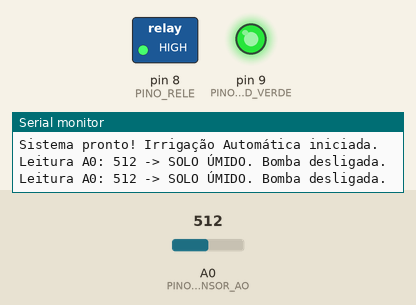
Bench run of a sketch on a simulated Arduino Uno, built with avr-gcc and run on an emulated ATmega328P. Shown: switched loads named in the sketch (green lamp = pin HIGH), output pins drawn as LEDs (lit = HIGH), the last lines printed to the serial monitor. The inputs (shaded band) are chosen by the test bench; at power-on: A0 (PINO_SENSOR_AO) = 512. Pins used as bus, display or sensor lines are not drawn.

Above: at 3.8 s.
3.9 s: A0 (PINO_SENSOR_AO) set to 687
7.8 s: A0 (PINO_SENSOR_AO) set to 718
At 10.1 s:
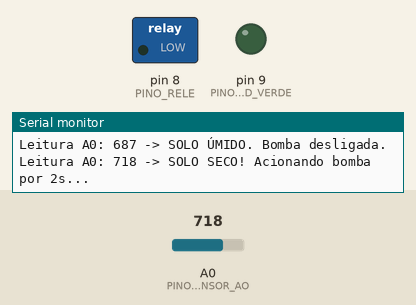
15.6 s: A0 (PINO_SENSOR_AO) set to 690
At 18.2 s:
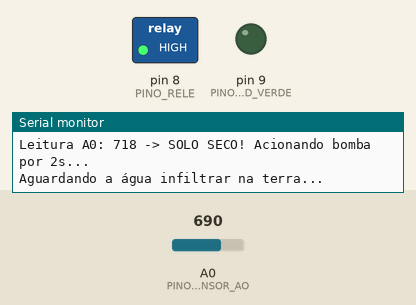
22.6 s: A0 (PINO_SENSOR_AO) set to 710
At 25.1 s:
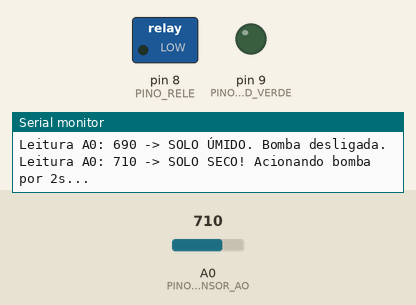
Timing chart, 0 to 31.4 s (numbered marks = the images above; inputs shaded):
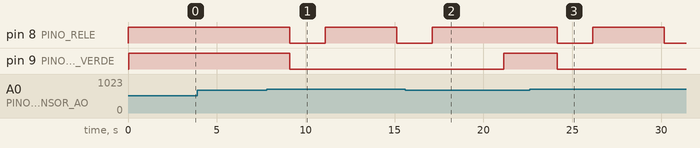

The sketch:

p07_irrigacao_automatica.ino
```cpp
/*
 * Projeto 07: Irrigação Automática
 * O que faz: Energiza o sensor de solo no instante da leitura e aciona a mini bomba 5V via relé se a terra estiver seca.
 * Ligações: D7 (VCC do sensor de solo), A0 (AO do sensor de solo), D8 (IN do Relé), D9 (LED Verde)
 * Bibliotecas: Nenhuma biblioteca extra
 * Material: 80 Projetos Arduino
 */

const byte PINO_VCC_SENSOR = 7; // Alimenta o sensor só na hora de ler (evita corrosão)
const byte PINO_SENSOR_AO = A0; // Leitura analógica da umidade do solo
const byte PINO_RELE = 8;       // Sinal IN do módulo relé
const byte PINO_LED_VERDE = 9;  // LED indicador de solo úmido

const int LIMIAR_SOLO_SECO = 700;  // AJUSTE AQUI: acima deste valor (0-1023) o solo é considerado seco
const bool RELE_ATIVO_LOW = true;  // AJUSTE AQUI: true para relés que ligam com LOW, false para HIGH

void ajustarRele(bool ligarBomba) {
  if (RELE_ATIVO_LOW) {
    digitalWrite(PINO_RELE, ligarBomba ? LOW : HIGH);
  } else {
    digitalWrite(PINO_RELE, ligarBomba ? HIGH : LOW);
  }
}

int lerUmidadeSolo() {
  digitalWrite(PINO_VCC_SENSOR, HIGH);
  delay(20); // Aguarda estabilizar a tensão na sonda
  int valor = analogRead(PINO_SENSOR_AO);
  digitalWrite(PINO_VCC_SENSOR, LOW); // Desliga a sonda imediatamente
  return valor;
}

void setup() {
  Serial.begin(9600);
  pinMode(PINO_VCC_SENSOR, OUTPUT);
  digitalWrite(PINO_VCC_SENSOR, LOW);

  pinMode(PINO_RELE, OUTPUT);
  ajustarRele(false); // Garante que a bomba comece desligada

  pinMode(PINO_LED_VERDE, OUTPUT);
  Serial.println(F("Sistema pronto! Irrigação Automática iniciada."));
}

void loop() {
  int leitura = lerUmidadeSolo();

  Serial.print(F("Leitura A0: "));
  Serial.print(leitura);

  if (leitura > LIMIAR_SOLO_SECO) {
    Serial.println(F(" -> SOLO SECO! Acionando bomba por 2s..."));
    digitalWrite(PINO_LED_VERDE, LOW);
    ajustarRele(true);
    delay(2000); // Rega por 2 segundos
    ajustarRele(false);
    Serial.println(F("Aguardando a água infiltrar na terra..."));
    delay(4000);
  } else {
    Serial.println(F(" -> SOLO ÚMIDO. Bomba desligada."));
    ajustarRele(false);
    digitalWrite(PINO_LED_VERDE, HIGH);
    delay(3000);
  }
}
```

Measured:
- the behaviour switches between 700 and 701 on A0 (PINO_SENSOR_AO) (found by bisection; images 0 and 1)
- after the input at 7.8 s, pin 8 (PINO_RELE): HIGH → LOW after 1.3 s, → HIGH 2.0 s later, → LOW 4.0 s later; pin 9 (PINO_LED_VERDE): HIGH → LOW after 1.3 s
- after the input at 15.6 s, pin 8 (PINO_RELE): goes on until 17.1 s, then stays HIGH; pin 9 (PINO_LED_VERDE): LOW → HIGH after 5.5 s
- after the input at 22.6 s, pin 8 (PINO_RELE): HIGH → LOW after 1.6 s, → HIGH 2.0 s later, → LOW 4.0 s later; pin 9 (PINO_LED_VERDE): HIGH → LOW after 1.6 s
